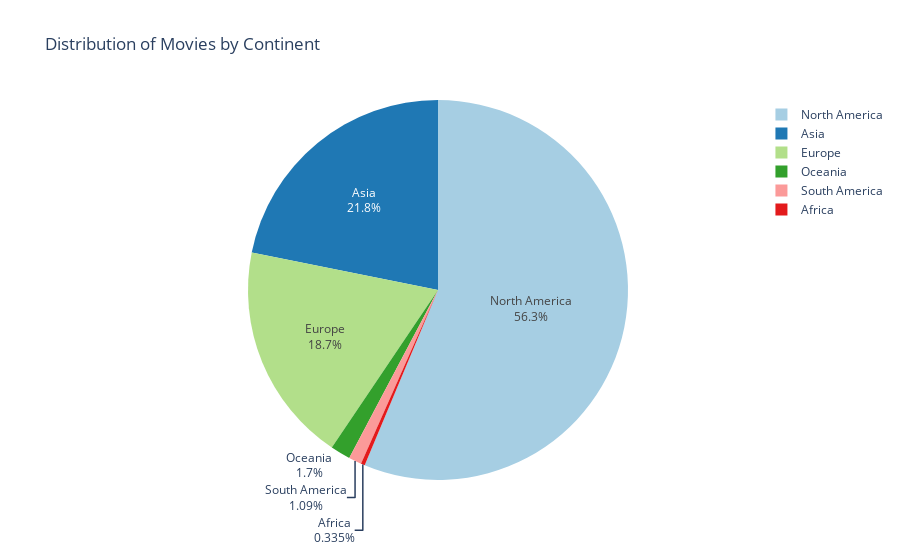

The code cell stored with this chart in its notebook:
### Code cell
# Calculate continent counts
continent_counts = df_countries['continent'].explode().value_counts()

# Define a custom color palette similar to 'Paired'
custom_colors = [
    "#a6cee3", "#1f78b4", "#b2df8a", "#33a02c", 
    "#fb9a99", "#e31a1c", "#fdbf6f", "#ff7f00", 
    "#cab2d6", "#6a3d9a", "#ffff99", "#b15928"
]

# Create a pie chart using Plotly
fig = px.pie(
    names=continent_counts.index,
    values=continent_counts.values,
    title='Distribution of Movies by Continent',
    color_discrete_sequence=custom_colors
)

# Customize the chart
fig.update_traces(textinfo='percent+label', hoverinfo='label+percent')

# Display the chart
fig.write_html("plot/dataset_presentation/distribution_of_movies_by_continent.html")
fig.show()

### Figure 1 — Plotly figure (JSON) as saved in the notebook; plotly's stock layout.template omitted (floating-point values rounded to 4 significant figures)
{"data": [{"domain": {"x": [0, 1], "y": [0, 1]}, "hoverinfo": "label+percent", "hovertemplate": "label=%{label}<br>value=%{value}<extra></extra>", "labels": ["North America", "Asia", "Europe", "Oceania", "South America", "Africa"], "legendgroup": "", "name": "", "showlegend": true, "textinfo": "percent+label", "type": "pie", "values": [19337, 7501, 6429, 584, 376, 115]}], "layout": {"legend": {"tracegroupgap": 0}, "piecolorway": ["#a6cee3", "#1f78b4", "#b2df8a", "#33a02c", "#fb9a99", "#e31a1c", "#fdbf6f", "#ff7f00", "#cab2d6", "#6a3d9a", "#ffff99", "#b15928"], "title": {"text": "Distribution of Movies by Continent"}}}
